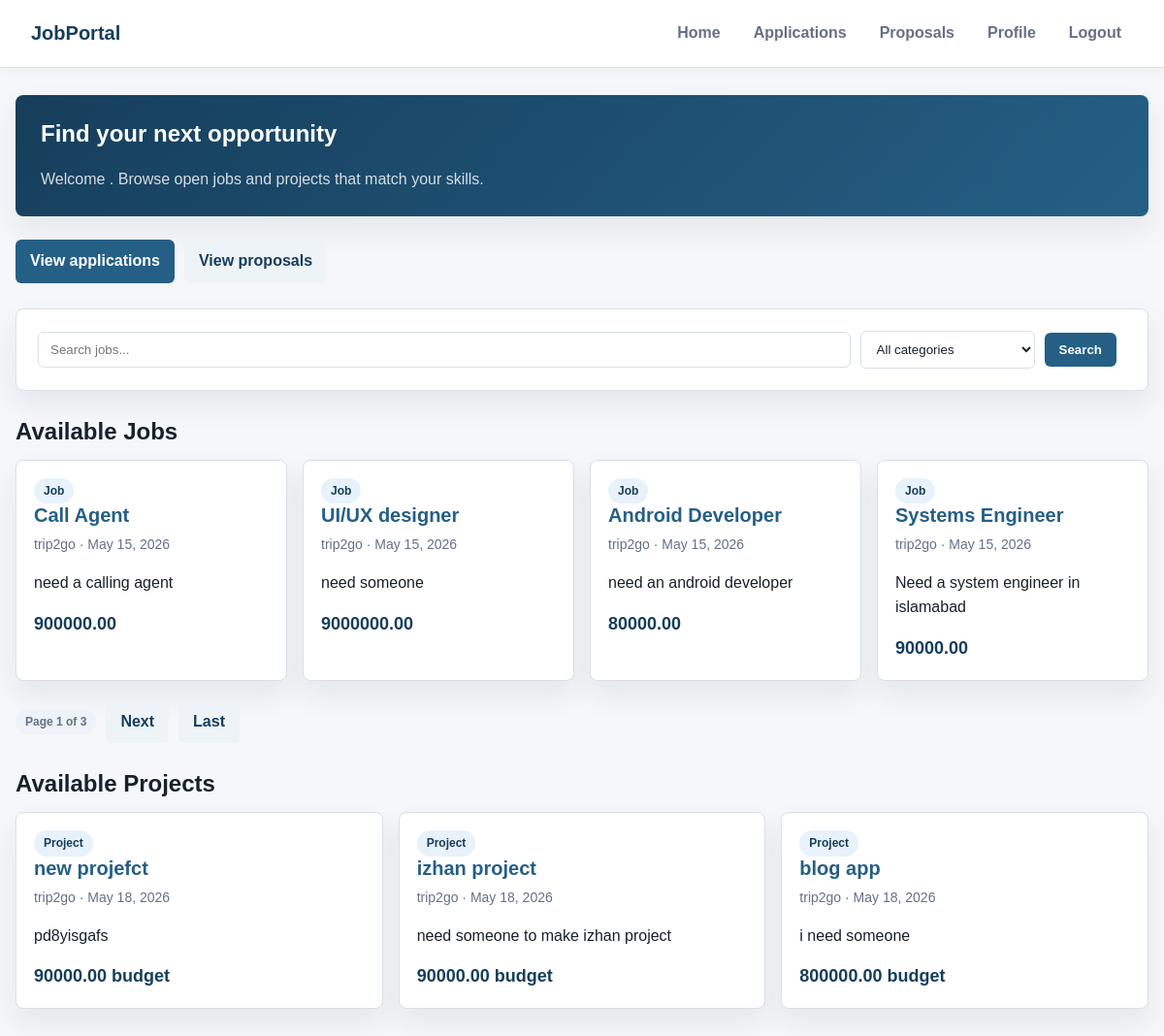
Page / (signed in) on the committed database.
### recruiter/models.py (models this page shows, shortened)
class TimeStampedModel(models.Model):
    created_at = models.DateTimeField(auto_now_add=True, db_index=True)
    updated_at = models.DateTimeField(auto_now=True)
    class Meta:
        abstract = True

class Post(TimeStampedModel):
    POST_TYPE_CHOICES = [
        ('job', 'Job Position'),
        ('project', 'Project'),
    ]
    STATUS_CHOICES = [
        ('draft', 'Draft'),
        ('published', 'Published'),
        ('closed', 'Closed'),
        ('filled', 'Filled/Completed'),
        ('cancelled', 'Cancelled'),
    ]
    post_type = models.CharField(
        max_length=20,
        choices=POST_TYPE_CHOICES,
        db_index=True
    )
    title = models.CharField(
        max_length=250,
        help_text="Title of the job or project"
    )
    description = models.TextField(
        help_text="Detailed description"
    )
    company = models.ForeignKey(
        Company,
        on_delete=models.CASCADE,
        related_name="posts"
    )
    salary = models.DecimalField(
        max_digits=10,
        decimal_places=2,
        null=True,
        blank=True,
        validators=[MinValueValidator(0)],
        help_text="Annual salary for jobs"
    )
    budget = models.DecimalField(
        max_digits=12,
        decimal_places=2,
        null=True,
        blank=True,
        validators=[MinValueValidator(0)],
        help_text="Total budget for projects"
    )
    status = models.CharField(
        max_length=20,
        choices=STATUS_CHOICES,
        default='draft',
        db_index=True
    )
    is_active = models.BooleanField(default=True, db_index=True)
    is_featured = models.BooleanField(default=False)
    published_at = models.DateTimeField(null=True, blank=True)
    closed_at = models.DateTimeField(null=True, blank=True)
    skills_required = models.ManyToManyField(
        Skill,
        related_name="posts",
        blank=True
    )
    created_by = models.ForeignKey(
        CustomUser,
        on_delete=models.CASCADE,
        related_name="created_posts"
    )
    slug = models.SlugField(blank=True, null=True)
    class Meta:
        ordering = ['-created_at']
        indexes = [
            models.Index(fields=['post_type', 'status', 'is_active']),
            models.Index(fields=['company', 'status']),
            models.Index(fields=['is_featured', 'is_active']),
        ]

class Company(TimeStampedModel):
    name = models.CharField(
        max_length=150,
        unique=True,
        help_text="Official company name"
    )
    location = models.CharField(
        max_length=150,
        help_text="Headquarters location"
    )
    website = models.URLField(
        blank=True,
        help_text="Company website URL"
    )
    description = models.TextField(
        blank=True,
        help_text="Company description and mission"
    )
    industry = models.CharField(
        max_length=100,
        blank=True,
        help_text="Primary industry (e.g., Technology, Healthcare)"
    )
    size = models.PositiveIntegerField(
        null=True,
        blank=True,
        help_text="Number of employees",
        verbose_name="Company Size"
    )
    logo = models.ImageField(
        upload_to='company_logos/%Y/%m/%d/',
        null=True,
        blank=True,
        help_text="Company logo image"
    )
    is_active = models.BooleanField(
        default=True,
        help_text="Whether the company is currently active on the platform"
    )
    class Meta:
        verbose_name_plural = "Companies"
        ordering = ['name']
        indexes = [
            models.Index(fields=['name']),
            models.Index(fields=['industry']),
            models.Index(fields=['is_active']),
        ]
    def __str__(self):
        return self.name

### recruiter/view_modules/dashboard_views.py (the view)
# urls.py: path("", views.index, name = "home"),
@login_required(login_url='login')
def index(request):
    get_params = request.GET.copy()
    searched = request.GET.get('q', '')
    category = request.GET.get('category', '')
    if searched or category:
        jobs = Post.objects.filter(
            post_type='job',
            status='published',
            title__icontains=searched,
            skills_required__category__icontains=category,
            is_active=True,
        ).distinct().order_by('-created_at')
    else:
        jobs = Post.objects.filter(
            post_type='job',
            status='published',
            is_active=True,
        ).order_by('-created_at')
    projects = Post.objects.filter(
        post_type='project',
        status='published',
        is_active=True,
    ).order_by('-created_at')
    jobs_created = Post.objects.filter(
        post_type="job",
        status='published',
        is_active=True,
        created_by=request.user,
    )
    projects_created = Post.objects.filter(
        post_type="project",
        status='published',
        is_active=True,
        created_by=request.user,
    )
    paginator = Paginator(jobs, 4)
    page = request.GET.get('page')
    page_object = paginator.get_page(page)
    if 'page' in get_params:
        get_params.pop('page')
    if request.user.user_type == 'applicant':
        context = {
            'page_object': page_object,
            'projects': projects,
            'query_params': get_params.urlencode(),
        }
        return render(request, "dashboard/applicant_dashboard.html", context)
    context = {'jobs': jobs_created, 'projects': projects_created}
    return render(request, "dashboard/representative_dashboard.html", context)

### recruiter/templates/dashboard/applicant_dashboard.html (shortened to what this page needs)
{% extends "applicant/base.html" %}
{% block content %}
    <section class="page-header">
        <h1>Find your next opportunity</h1>
        <p>Welcome {{ user.first_name }}. Browse open jobs and projects that match your skills.</p>
    </section>
    <div class="action-bar">
        <a href="{% url 'my_applications' %}" class="button">View applications</a>
        <a href="{% url 'my_proposals' %}" class="button button-secondary">View proposals</a>
    </div>
    <div class="search-container">
        <form method="GET" action="">
            <input type="text" name="q" placeholder="Search jobs..." value="{{ request.GET.q }}">
            <select name="category">
                <option value="">All categories</option>
            </select>
            <button type="submit">Search</button>
        </form>
    </div>
    <h2 class="section-title">Available Jobs</h2>
    <div class="grid">
        {% for job in page_object %}
            <article class="card">
                <span class="badge">Job</span>
                <h2><a href="{% url 'view_job' job.slug %}">{{ job.title }}</a></h2>
                <p class="meta">{{ job.company }} · {{ job.published_at|date:"M j, Y" }}</p>
                <p>{{ job.description|truncatewords:22 }}</p>
                <p class="amount">{% if job.salary %}{{ job.salary }}{% else %}Negotiable{% endif %}</p>
            </article>
        {% empty %}
            <p class="empty-state">No active jobs match your search.</p>
        {% endfor %}
    </div>
    <div class="pagination">
        <span class="badge badge-muted">Page {{ page_object.number }} of {{ page_object.paginator.num_pages }}</span>
        {% if page_object.has_next %}
            <a href="?page={{ page_object.next_page_number }}&{{ query_params }}" class="button button-secondary">Next</a>
            <a href="?page={{ page_object.paginator.num_pages }}&{{ query_params }}" class="button button-secondary">Last</a>
        {% endif %}
    </div>
    <h2 class="section-title">Available Projects</h2>
    <div class="grid">
        {% for project in projects %}
            <article class="card">
                <span class="badge">Project</span>
                <h2><a href="{% url 'view_project' project.slug %}">{{ project.title }}</a></h2>
                <p class="meta">{{ project.company }} · {{ project.published_at|date:"M j, Y" }}</p>
                <p>{{ project.description|truncatewords:22 }}</p>
                <p class="amount">{% if project.budget %}{{ project.budget }} budget{% else %}Budget not specified{% endif %}</p>
            </article>
        {% empty %}
            <p class="empty-state">No active projects right now.</p>
        {% endfor %}
    </div>
{% endblock %}

### recruiter/templates/applicant/base.html (style rules this page uses)
:root { --bg: #f6f7fb; --surface: #ffffff; --surface-soft: #eef3f7; --text: #17212b; --muted: #667085; --line: #d9e0e8; --brand: #255f85; --brand-dark: #163e5b; --accent: #f4a261; --danger: #c2413b; --shadow: 0 14px 30px rgba(23, 33, 43, 0.08); }
* { box-sizing: border-box; }
body { font-family: Arial, sans-serif; margin: 0; background: var(--bg); color: var(--text); line-height: 1.55; }
h1, h2, h3 { margin-top: 0; line-height: 1.2; }
a { color: var(--brand); text-decoration: none; font-weight: 700; }
.page-header { background: linear-gradient(135deg, #163e5b, #255f85); color: white; border-radius: 8px; padding: 26px; margin-bottom: 24px; box-shadow: var(--shadow); }
.page-header p { color: rgba(255, 255, 255, 0.82); margin: 8px 0 0; }
.action-bar { display: flex; gap: 10px; flex-wrap: wrap; margin: 18px 0 26px; }
.grid { display: grid; grid-template-columns: repeat(auto-fit, minmax(260px, 1fr)); gap: 16px; }
.card, form, .detail-panel { background: var(--surface); border: 1px solid var(--line); border-radius: 8px; box-shadow: var(--shadow); }
.card { padding: 18px; }
.card h2, .card h3 { margin-bottom: 8px; font-size: 20px; }
.meta { color: var(--muted); font-size: 14px; margin: 4px 0; }
.amount { color: var(--brand-dark); font-weight: 800; font-size: 18px; margin: 12px 0 0; }
.badge { display: inline-flex; align-items: center; width: fit-content; border-radius: 999px; padding: 4px 10px; font-size: 12px; font-weight: 800; background: #e8f2fb; color: var(--brand-dark); }
.badge-muted { background: var(--surface-soft); color: var(--muted); }
form { padding: 22px; max-width: 720px; }
input, select, textarea { width: 100%; max-width: 100%; padding: 10px 12px; border: 1px solid var(--line); border-radius: 6px; background: white; color: var(--text); }
button, input[type="submit"], .button { display: inline-flex; align-items: center; justify-content: center; background: var(--brand); color: white; border: none; padding: 10px 15px; cursor: pointer; border-radius: 6px; font-weight: 800; text-decoration: none; }
.button-secondary { background: var(--surface-soft); color: var(--brand-dark); }

### recruiter/templates/dashboard/applicant_dashboard.html (style rules this page uses)
.search-container form { max-width: none; display: grid; grid-template-columns: minmax(180px, 1fr) 180px auto auto; gap: 10px; align-items: center; margin-bottom: 28px; }
.section-title { margin: 28px 0 14px; }
.pagination { display: flex; gap: 10px; align-items: center; flex-wrap: wrap; margin-top: 20px; }

### rows in the picture
Post: title "Call Agent", company "trip2go", published_at "May 15, 2026", description "need a calling agent", salary "900000.00"
Post: title "UI/UX designer", company "trip2go", published_at "May 15, 2026", description "need someone", salary "9000000.00"
Post: title "Android Developer", company "trip2go", published_at "May 15, 2026", description "need an android developer", salary "80000.00"
Post: title "Systems Engineer", company "trip2go", published_at "May 15, 2026", description "Need a system engineer in islamabad", salary "90000.00"
Post: title "new projefct", company "trip2go", published_at "May 18, 2026", description "pd8yisgafs", budget "90000.00"
Post: title "izhan project", company "trip2go", published_at "May 18, 2026", description "need someone to make izhan project", budget "90000.00"
Post: title "blog app", company "trip2go", published_at "May 18, 2026", description "i need someone", budget "800000.00"

### other values in the picture
{{ page_object.number }} "1"
{{ page_object.paginator.num_pages }} "3"
